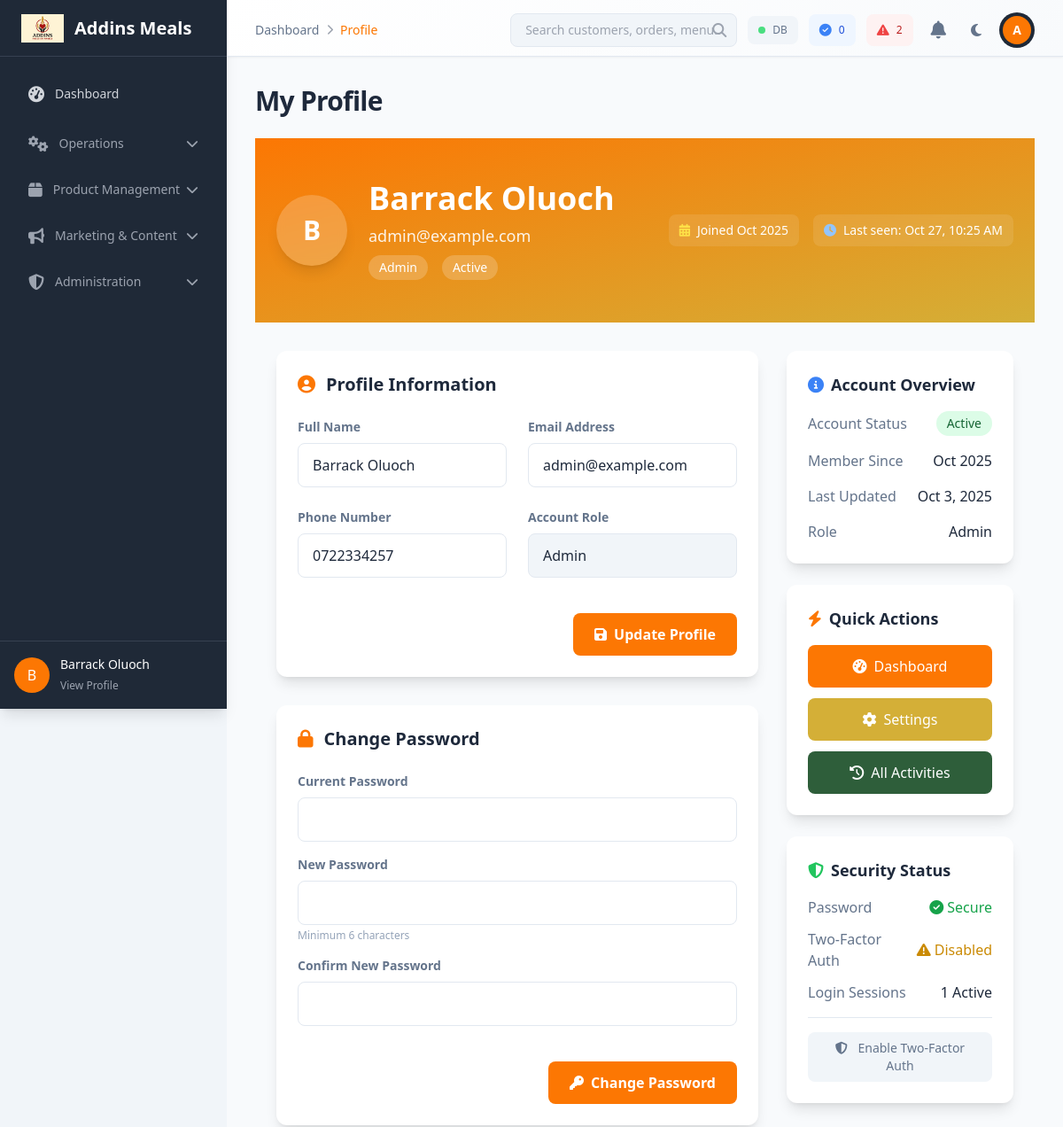
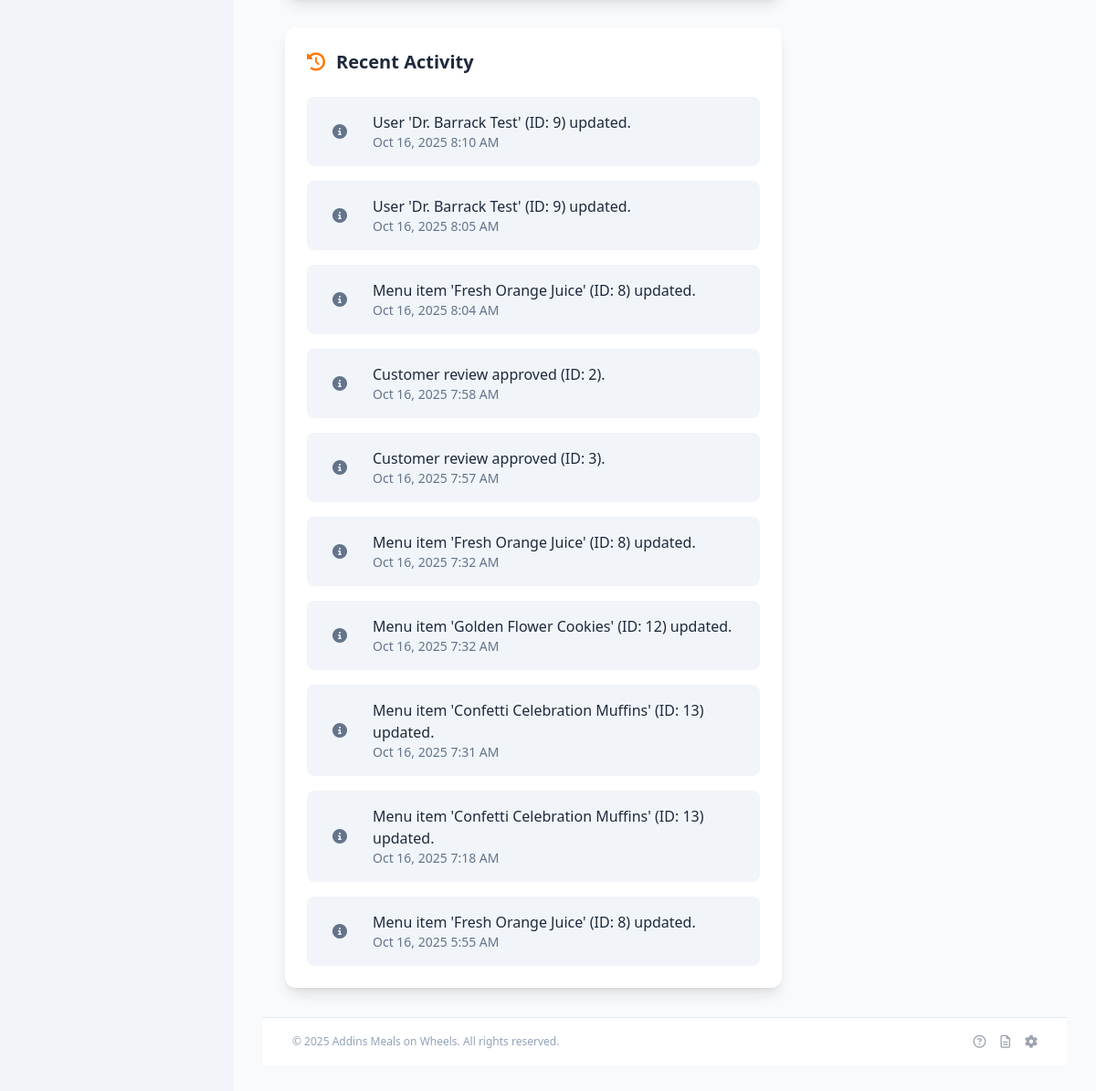
Screenshot of /admin/profile.php (signed in) with the database file from the repository (2 pictures, top to bottom).
### tables this page shows
CREATE TABLE `users` (
  `id` int(11) NOT NULL,
  `name` varchar(100) NOT NULL,
  `email` varchar(150) NOT NULL,
  `password` varchar(255) NOT NULL,
  `role` enum('customer','admin','driver','delivery','ambassador') DEFAULT 'customer',
  `created_at` timestamp NOT NULL DEFAULT current_timestamp(),
  `status` enum('active','inactive') NOT NULL DEFAULT 'active',
  `phone` varchar(20) DEFAULT NULL,
  `updated_at` timestamp NOT NULL DEFAULT current_timestamp() ON UPDATE current_timestamp(),
  `created_by` int(11) DEFAULT NULL COMMENT 'ID of the ambassador who referred this user'
);

CREATE TABLE `activity_logs` (
  `id` int(11) NOT NULL,
  `user_id` int(11) DEFAULT NULL,
  `activity_type` enum('order','menu','user','system','login','logout') NOT NULL,
  `activity_action` varchar(50) NOT NULL,
  `description` text DEFAULT NULL,
  `entity_type` varchar(50) DEFAULT NULL,
  `entity_id` int(11) DEFAULT NULL,
  `old_values` text DEFAULT NULL,
  `new_values` text DEFAULT NULL,
  `ip_address` varchar(45) DEFAULT NULL,
  `user_agent` text DEFAULT NULL,
  `created_at` timestamp NOT NULL DEFAULT current_timestamp()
);

### admin/profile.php (the view, shortened to what the rows shown need)
<?php
require_once '../includes/config.php';
require_once '../includes/ActivityLogger.php';
try {
    $userStmt = $pdo->prepare("SELECT * FROM users WHERE id = ?");
    $userStmt->execute([$_SESSION['user_id']]);
    $user = $userStmt->fetch(PDO::FETCH_ASSOC);
} catch (PDOException $e) {
    $error = "Error fetching user data: " . $e->getMessage();
}
try {
    $userActivitiesStmt = $pdo->prepare("
        SELECT al.*, u.name as user_name
        FROM activity_logs al
        LEFT JOIN users u ON al.user_id = u.id
        WHERE al.user_id = ?
        ORDER BY al.created_at DESC
        LIMIT 10
    ");
    $userActivitiesStmt->execute([$_SESSION['user_id']]);
    $userActivities = $userActivitiesStmt->fetchAll(PDO::FETCH_ASSOC);
} catch (PDOException $e) {
    $userActivities = [];
}
require_once 'includes/header.php';
?>
<div class="bg-gradient-to-br from-primary via-primary-dark to-secondary text-white">
    <div class="container mx-auto px-6 py-12">
        <div class="flex flex-col lg:flex-row lg:items-center lg:justify-between">
            <div class="flex items-center space-x-6">
                <div class="h-20 w-20 rounded-full bg-white/20 backdrop-blur-sm flex items-center justify-center text-white font-bold text-3xl shadow-lg">
                    <?php echo strtoupper(substr($user['name'], 0, 1)); ?>
                </div>
                <div>
                    <h1 class="text-3xl md:text-4xl font-bold mb-2"><?php echo htmlspecialchars($user['name']); ?></h1>
                    <p class="text-lg opacity-90 mb-2"><?php echo htmlspecialchars($user['email']); ?></p>
                    <div class="flex items-center space-x-4">
                        <span class="px-3 py-1 bg-white/20 backdrop-blur-sm rounded-full text-sm font-medium">
                            <?php echo ucfirst($user['role']); ?>
                        </span>
                        <span class="px-3 py-1 bg-white/20 backdrop-blur-sm rounded-full text-sm font-medium">
                            <?php echo ucfirst($user['status']); ?>
                        </span>
                    </div>
                </div>
            </div>
            <div class="mt-6 lg:mt-0">
                <div class="flex items-center space-x-4 text-sm">
                    <div class="flex items-center space-x-2 bg-white/10 backdrop-blur-sm rounded-lg px-3 py-2">
                        <i class="fas fa-calendar-alt text-yellow-300"></i>
                        <span>Joined <?php echo date('M Y', strtotime($user['created_at'])); ?></span>
                    </div>
                </div>
            </div>
        </div>
    </div>
</div>
<div class="container mx-auto px-6 py-8">
    <div class="grid grid-cols-1 lg:grid-cols-3 gap-8">
        <div class="lg:col-span-2 space-y-8">
            <div class="bg-white rounded-xl shadow-lg p-6">
                <form method="POST" class="space-y-6">
                    <div class="grid grid-cols-1 md:grid-cols-2 gap-6">
                        <div>
                            <label for="name" class="block text-sm font-semibold text-gray-700 mb-2">Full Name</label>
                            <input type="text" id="name" name="name" value="<?php echo htmlspecialchars($user['name']); ?>" required
                                   class="w-full px-4 py-3 border border-gray-300 rounded-lg focus:ring-2 focus:ring-primary focus:border-transparent transition-colors">
                        </div>
                        <div>
                            <label for="email" class="block text-sm font-semibold text-gray-700 mb-2">Email Address</label>
                            <input type="email" id="email" name="email" value="<?php echo htmlspecialchars($user['email']); ?>" required
                                   class="w-full px-4 py-3 border border-gray-300 rounded-lg focus:ring-2 focus:ring-primary focus:border-transparent transition-colors">
                        </div>
                        <div>
                            <label for="phone" class="block text-sm font-semibold text-gray-700 mb-2">Phone Number</label>
                            <input type="tel" id="phone" name="phone" value="<?php echo htmlspecialchars($user['phone'] ?? ''); ?>"
                                   class="w-full px-4 py-3 border border-gray-300 rounded-lg focus:ring-2 focus:ring-primary focus:border-transparent transition-colors">
                        </div>
                        <div>
                            <div class="px-4 py-3 bg-gray-50 border border-gray-300 rounded-lg">
                                <span class="text-gray-900 font-medium"><?php echo ucfirst($user['role']); ?></span>
                            </div>
                        </div>
                    </div>
                </form>
            </div>
            <div class="bg-white rounded-xl shadow-lg p-6">
                <?php if (!empty($userActivities)): ?>
                    <div class="space-y-4">
                        <?php foreach ($userActivities as $activity): ?>
                            <?php
                            $activityIcon = $activityLogger->getActivityIcon($activity['activity_type'], $activity['activity_action']);
                            $activityColor = $activityLogger->getActivityColor($activity['activity_type']);
                            ?>
                            <div class="flex items-center space-x-4 p-4 bg-gray-50 rounded-lg hover:bg-gray-100 transition-colors duration-200">
                                <div class="w-10 h-10 bg-<?php echo $activityColor; ?>-100 rounded-full flex items-center justify-center">
                                    <i class="<?php echo $activityIcon; ?> text-<?php echo $activityColor; ?>-600"></i>
                                </div>
                                <div class="flex-1">
                                    <p class="font-medium text-gray-900"><?php echo htmlspecialchars($activity['description']); ?></p>
                                    <p class="text-sm text-gray-600"><?php echo date('M j, Y g:i A', strtotime($activity['created_at'])); ?></p>
                                </div>
                            </div>
                        <?php endforeach; ?>
                    </div>
                <?php endif; ?>
            </div>
        </div>
        <div class="space-y-6">
            <div class="bg-white rounded-xl shadow-lg p-6">
                <div class="space-y-4">
                    <div class="flex items-center justify-between">
                        <span class="text-gray-600">Account Status</span>
                        <span class="px-3 py-1 text-sm font-medium rounded-full <?php echo $user['status'] === 'active' ? 'bg-green-100 text-green-800' : 'bg-red-100 text-red-800'; ?>">
                            <?php echo ucfirst($user['status']); ?>
                        </span>
                    </div>
                    <div class="flex items-center justify-between">
                        <span class="text-gray-600">Member Since</span>
                        <span class="font-medium text-gray-900"><?php echo date('M Y', strtotime($user['created_at'])); ?></span>
                    </div>
                    <div class="flex items-center justify-between">
                        <span class="text-gray-600">Last Updated</span>
                        <span class="font-medium text-gray-900"><?php echo date('M j, Y', strtotime($user['updated_at'] ?? $user['created_at'])); ?></span>
                    </div>
                    <div class="flex items-center justify-between">
                        <span class="text-gray-600">Role</span>
                        <span class="font-medium text-gray-900"><?php echo ucfirst($user['role']); ?></span>
                    </div>
                </div>
            </div>
        </div>
    </div>
</div>
<?php
require_once 'includes/footer.php';
?>

### rows the page displays
users: name "B", name "Barrack Oluoch", email "admin@example.com", role "Admin", status "Active", created_at "Oct 2025", phone "0722334257", updated_at "Oct 3, 2025"
activity_logs: description "User 'Dr. Barrack Test' (ID: 9) updated.", created_at "Oct 16, 2025 8:10 AM"
activity_logs: description "User 'Dr. Barrack Test' (ID: 9) updated.", created_at "Oct 16, 2025 8:05 AM"
activity_logs: description "Menu item 'Fresh Orange Juice' (ID: 8) updated.", created_at "Oct 16, 2025 8:04 AM"
activity_logs: description "Customer review approved (ID: 2).", created_at "Oct 16, 2025 7:58 AM"
activity_logs: description "Customer review approved (ID: 3).", created_at "Oct 16, 2025 7:57 AM"
activity_logs: description "Menu item 'Fresh Orange Juice' (ID: 8) updated.", created_at "Oct 16, 2025 7:32 AM"
activity_logs: description "Menu item 'Golden Flower Cookies' (ID: 12) updated.", created_at "Oct 16, 2025 7:32 AM"
activity_logs: description "Menu item 'Confetti Celebration Muffins' (ID: 13) updated.", created_at "Oct 16, 2025 7:31 AM"
activity_logs: description "Menu item 'Confetti Celebration Muffins' (ID: 13) updated.", created_at "Oct 16, 2025 7:18 AM"
activity_logs: description "Menu item 'Fresh Orange Juice' (ID: 8) updated.", created_at "Oct 16, 2025 5:55 AM"

### other values shown
substr($_SESSION['username'] ?? 'A', 0, 1) "B"
$_SESSION['username'] "Barrack Oluoch"
$breadcrumb['name'] "Dashboard"
$breadcrumb['name'] "Profile"
$systemStatus['orders_today'] "0"
$systemStatus['pending_orders'] "2"
substr($_SESSION['name'] ?? 'A', 0, 1) "A"
$page_title "My Profile"
